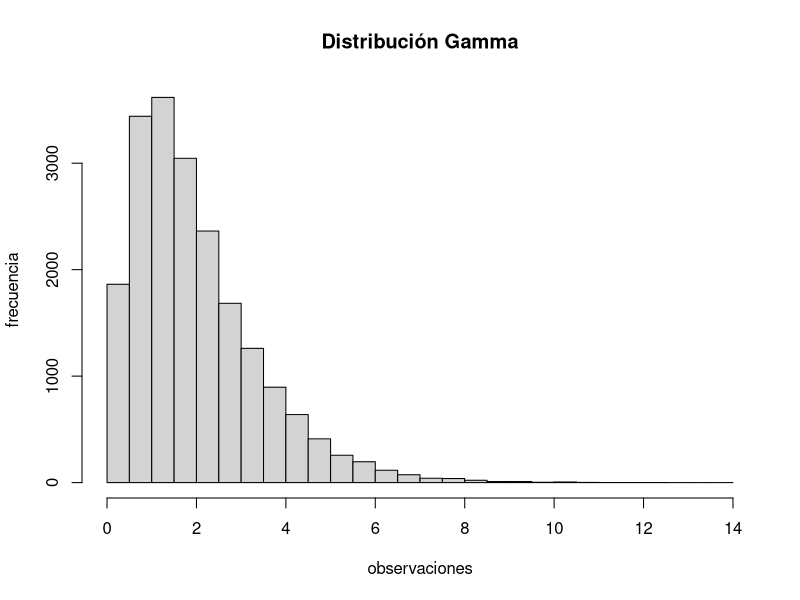

R code for this plot:
## ---- chunk 1
knitr::opts_chunk$set(echo = TRUE)
## ---- chunk 2
n <- 1 : 12
f <- factorial(n)
stirling <- function(x) (2 * pi * n)^0.5 * (n / exp(1)) ^n
s <- stirling(n)
d <- f -s
dr <- d / f
data.frame(n, f, s, d, dr)
## ---- chunk 3
set.seed(20220118)
N <- 20000
x <- rgamma(N,shape=2,scale=1)
b <- seq(from=0, to=14, by=0.5)
out <- hist(x, breaks = b, xlab="observaciones", ylab="frecuencia", main="Distribución Gamma")
p_n <- out$density[5]-out$density[6]
p <- pgamma(2.5,2,1) - pgamma(2,2,1)
epsilon = p_n - p
## ---- chunk 4

